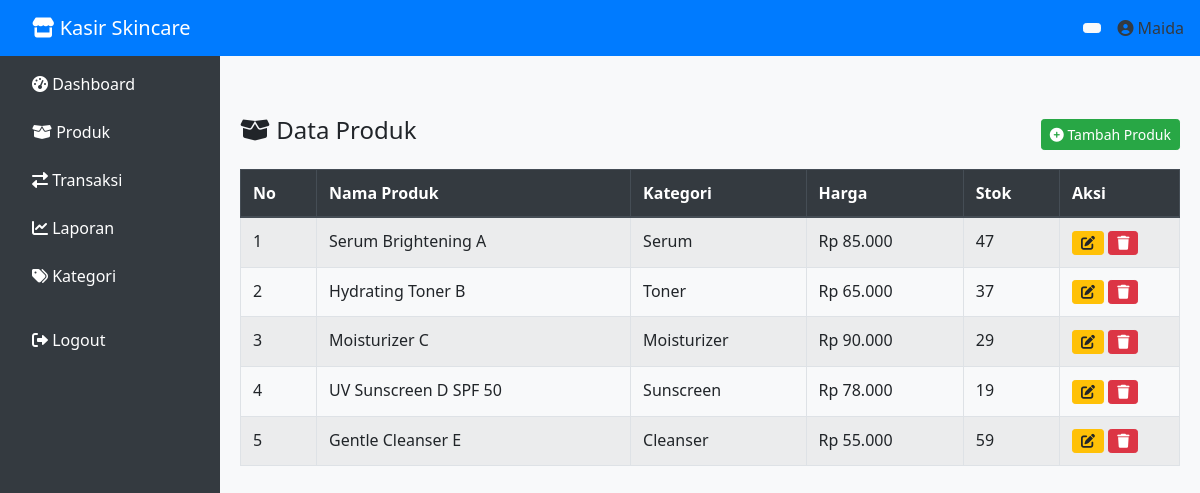
/produk.php, run on the app's committed database.
### tables this page shows
CREATE TABLE `produk` (
  `id` int(11) NOT NULL,
  `nama_produk` varchar(100) DEFAULT NULL,
  `id_kategori` int(11) DEFAULT NULL,
  `harga` decimal(10,2) DEFAULT NULL,
  `stok` int(11) DEFAULT NULL
);

CREATE TABLE `kategori` (
  `id` int(11) NOT NULL,
  `nama_kategori` varchar(100) NOT NULL
);

### produk.php (the view, shortened to what this page needs)
<?php
include 'koneksi.php';
$query = "SELECT produk.id, produk.nama_produk, kategori.nama_kategori, produk.harga, produk.stok
          FROM produk
          JOIN kategori ON produk.id_kategori = kategori.id";
$result = mysqli_query($conn, $query);
?>
<link rel="stylesheet" href="https://cdnjs.cloudflare.com/ajax/libs/font-awesome/5.15.4/css/all.min.css">
<link rel="stylesheet" href="https://stackpath.bootstrapcdn.com/bootstrap/4.6.0/css/bootstrap.min.css">
  <link rel="stylesheet" href="https://cdnjs.cloudflare.com/ajax/libs/font-awesome/5.15.4/css/all.min.css">
  <link rel="stylesheet" href="assets/css/bootstrap.min.css">
  <?php
include 'partials/header.php';?>
<?php include 'partials/navbar.php';?>
<?php include 'partials/sidebar.php';?>
<div class="content"><br><br><br><br>
  <div class="d-flex justify-content-between align-items-center mb-3">
    <h4><i class="fas fa-box-open"></i> Data Produk</h4>
    <a href="tambah_produk.php" class="btn btn-success btn-sm"><i class="fas fa-plus-circle"></i> Tambah Produk</a>
  </div>
  <div class="table-responsive">
    <table class="table table-bordered table-hover table-striped">
      <thead class="thead-dark">
        <tr>
          <th>No</th>
          <th>Nama Produk</th>
          <th>Kategori</th>
          <th>Harga</th>
          <th>Stok</th>
          <th style="width: 120px;">Aksi</th>
        </tr>
      </thead>
      <tbody>
        <?php
        $no = 1;
        while ($row = mysqli_fetch_assoc($result)) {
        ?>
          <tr>
            <td><?= $no++ ?></td>
            <td><?= htmlspecialchars($row['nama_produk']) ?></td>
            <td><?= htmlspecialchars($row['nama_kategori']) ?></td>
            <td>Rp <?= number_format($row['harga'], 0, ',', '.') ?></td>
            <td><?= $row['stok'] ?></td>
            <td>
              <a href="edit_produk.php?id=<?= $row['id'] ?>" class="btn btn-warning btn-sm"><i class="fas fa-edit"></i></a>
              <a href="hapus_produk.php?id=<?= $row['id'] ?>" class="btn btn-danger btn-sm" onclick="return confirm('Yakin hapus produk ini?');"><i class="fas fa-trash"></i></a>
            </td>
          </tr>
        <?php } ?>
      </tbody>
    </table>
  </div>
</div>

### partials/header.php (shortened to what this page needs)
<!DOCTYPE html>
<html lang="id">
<head>
  <link rel="stylesheet" href="https://stackpath.bootstrapcdn.com/bootstrap/4.6.0/css/bootstrap.min.css">
  <link rel="stylesheet" href="https://cdnjs.cloudflare.com/ajax/libs/font-awesome/6.0.0/css/all.min.css">
</head>
<body>

### partials/navbar.php (shortened to what this page needs)
<?php
$user = isset($_SESSION['user']) ? $_SESSION['user'] : 'Maida';
?>
<nav class="navbar navbar-expand-lg navbar-dark bg-primary fixed-top" style="z-index: 1050;">
  <a class="navbar-brand ml-3" href="dashboard.php"><i class="fas fa-store"></i> Kasir Skincare</a>
  <div class="ml-auto mr-3  btn btn-sm btn-light ml-2" >
        </div><a href="profil.php" class="text-dark"><i class="fas fa-user-circle"></i> <?= htmlspecialchars($user) ?> </a>
</nav>

### partials/sidebar.php
<div class="bg-dark text-white vh-100 p-3" style="width: 220px; position: fixed;">
  <h5 class="text-white mb-4"><i class="fas fa-store"></i> Kasir Skincare</h5>
  <ul class="nav flex-column">
    <li class="nav-item mb-2">
      <a class="nav-link text-white" href="dashboard.php"><i class="fas fa-tachometer-alt"></i> Dashboard</a>
    </li>
    <li class="nav-item mb-2">
      <a class="nav-link text-white" href="produk.php"><i class="fas fa-box-open"></i> Produk</a>
    </li>
    <li class="nav-item mb-2">
      <a class="nav-link text-white" href="transaksi.php"><i class="fas fa-exchange-alt"></i> Transaksi</a>
    </li>
    <li class="nav-item mb-2">
      <a class="nav-link text-white" href="laporan.php"><i class="fas fa-chart-line"></i> Laporan</a>
    </li>
    <li class="nav-item mb-2">
      <a class="nav-link text-white" href="kategori.php"><i class="fas fa-tags"></i> Kategori</a>
    </li>
    <li class="nav-item mt-3">
      <a class="nav-link text-white" href="logout.php" onclick="return confirm('Yakin ingin keluar?');">
        <i class="fas fa-sign-out-alt"></i> Logout
      </a>
    </li>
  </ul>
</div>

### partials/header.php (style rules this page uses)
body { font-family: 'Segoe UI', sans-serif; background-color: #f8f9fa; }
.content { margin-left: 220px; padding: 20px; }

### data on the page
produk: nama_produk "Serum Brightening A", id_kategori.nama_kategori "Serum", harga "85.000", stok "47"
produk: nama_produk "Hydrating Toner B", id_kategori.nama_kategori "Toner", harga "65.000", stok "37"
produk: nama_produk "Moisturizer C", id_kategori.nama_kategori "Moisturizer", harga "90.000", stok "29"
produk: nama_produk "UV Sunscreen D SPF 50", id_kategori.nama_kategori "Sunscreen", harga "78.000", stok "19"
produk: nama_produk "Gentle Cleanser E", id_kategori.nama_kategori "Cleanser", harga "55.000", stok "59"

### other printed values
$user "Maida"
